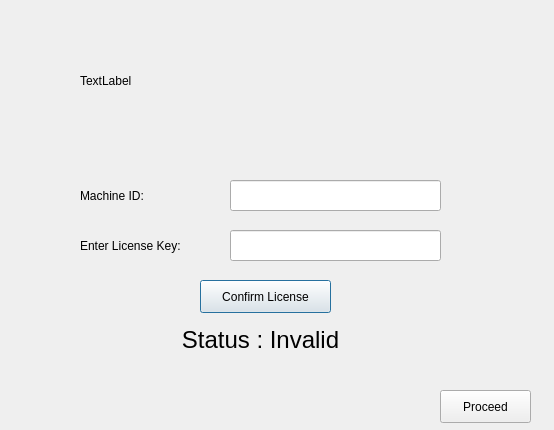
<?xml version="1.0" encoding="UTF-8"?>
<ui version="4.0">
 <class>MainLogin</class>
 <widget class="QDialog" name="MainLogin">
  <property name="geometry">
   <rect>
    <x>0</x>
    <y>0</y>
    <width>554</width>
    <height>430</height>
   </rect>
  </property>
  <property name="windowTitle">
   <string>Dialog</string>
  </property>
  <widget class="QLabel" name="EnterKey">
   <property name="geometry">
    <rect>
     <x>80</x>
     <y>230</y>
     <width>131</width>
     <height>31</height>
    </rect>
   </property>
   <property name="text">
    <string>Enter License Key:</string>
   </property>
  </widget>
  <widget class="QLabel" name="MachID">
   <property name="geometry">
    <rect>
     <x>80</x>
     <y>180</y>
     <width>111</width>
     <height>31</height>
    </rect>
   </property>
   <property name="text">
    <string>Machine ID:</string>
   </property>
  </widget>
  <widget class="QLineEdit" name="InputLicense">
   <property name="geometry">
    <rect>
     <x>230</x>
     <y>230</y>
     <width>211</width>
     <height>31</height>
    </rect>
   </property>
   <property name="text">
    <string/>
   </property>
  </widget>
  <widget class="QPushButton" name="ConfirmButton">
   <property name="geometry">
    <rect>
     <x>200</x>
     <y>280</y>
     <width>131</width>
     <height>33</height>
    </rect>
   </property>
   <property name="text">
    <string>Confirm License</string>
   </property>
  </widget>
  <widget class="QLabel" name="Status">
   <property name="geometry">
    <rect>
     <x>160</x>
     <y>320</y>
     <width>201</width>
     <height>41</height>
    </rect>
   </property>
   <property name="focusPolicy">
    <enum>Qt::NoFocus</enum>
   </property>
   <property name="layoutDirection">
    <enum>Qt::LeftToRight</enum>
   </property>
   <property name="text">
    <string>&lt;html&gt;&lt;head/&gt;&lt;body&gt;&lt;p&gt;&lt;span style=&quot; font-size:18pt;&quot;&gt;Status : Invalid&lt;/span&gt;&lt;/p&gt;&lt;/body&gt;&lt;/html&gt;</string>
   </property>
   <property name="alignment">
    <set>Qt::AlignCenter</set>
   </property>
  </widget>
  <widget class="QLabel" name="Chatbox">
   <property name="geometry">
    <rect>
     <x>80</x>
     <y>20</y>
     <width>401</width>
     <height>121</height>
    </rect>
   </property>
   <property name="text">
    <string>TextLabel</string>
   </property>
  </widget>
  <widget class="QPushButton" name="NextPage">
   <property name="geometry">
    <rect>
     <x>440</x>
     <y>390</y>
     <width>91</width>
     <height>33</height>
    </rect>
   </property>
   <property name="contextMenuPolicy">
    <enum>Qt::PreventContextMenu</enum>
   </property>
   <property name="text">
    <string>Proceed</string>
   </property>
  </widget>
  <widget class="QLineEdit" name="MachIdCopy">
   <property name="geometry">
    <rect>
     <x>230</x>
     <y>180</y>
     <width>211</width>
     <height>31</height>
    </rect>
   </property>
  </widget>
  <zorder>Chatbox</zorder>
  <zorder>EnterKey</zorder>
  <zorder>MachID</zorder>
  <zorder>InputLicense</zorder>
  <zorder>ConfirmButton</zorder>
  <zorder>Status</zorder>
  <zorder>NextPage</zorder>
  <zorder>MachIdCopy</zorder>
 </widget>
 <tabstops>
  <tabstop>InputLicense</tabstop>
 </tabstops>
 <resources/>
 <connections/>
</ui>
